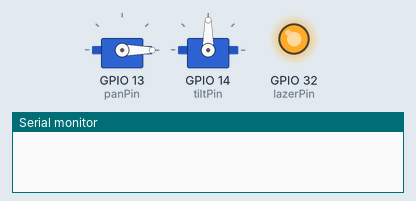
This sketch was run on a simulated ESP32. Parts: 2 × servo, output pins drawn as LEDs (lit = HIGH), the last lines printed to the serial monitor. WiFi joins after 1.5 s; servers stay silent unless stated.

Above: at 0.1 s.
At 0.6 s:
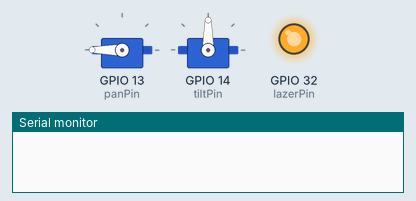
At 1.1 s:
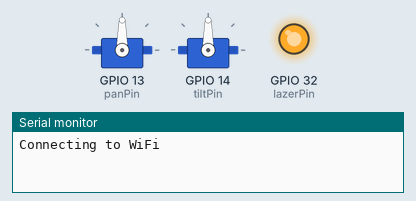
Timing chart, 0 to 2.6 s (numbered marks = the images above):
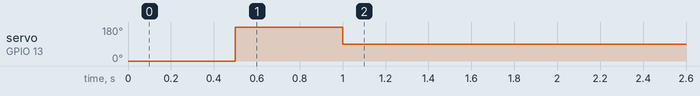

The sketch:

laser_turret.ino
```cpp
#include <WiFi.h>
#include <WiFiUdp.h>
#include <ESP32Servo.h>

// ==========================================
// ⚙️ WIFI SETTINGS
// ==========================================
const char* ssid = "YOUR_WIFI_SSID";       // Enter your WiFi name here
const char* password = "YOUR_WIFI_PASSWORD"; // Enter your WiFi password here

// ==========================================
// 🛠️ HARDWARE SETTINGS
// ==========================================
Servo panMotor;
Servo tiltMotor;

int panPin = 13;   // X-Axis (Left/Right)
int tiltPin = 14;  // Y-Axis (Up/Down)
int lazerPin = 32; // Laser Module Pin

WiFiUDP Udp;
unsigned int localPort = 4210;
char packetBuffer[255];

void setup() {
  Serial.begin(115200);

  // TURN ON THE LASER
  pinMode(lazerPin, OUTPUT);
  digitalWrite(lazerPin, HIGH);

  // Attach the servos
  panMotor.attach(panPin);
  tiltMotor.attach(tiltPin);

  // Startup Calibration Sequence (Test Movement)
  panMotor.write(0);
  tiltMotor.write(90);
  delay(500);
  panMotor.write(180);
  delay(500);
  panMotor.write(90); // Return to center

  // Connect to WiFi
  Serial.print("Connecting to WiFi");
  WiFi.begin(ssid, password);
  while (WiFi.status() != WL_CONNECTED) {
    delay(500);
    Serial.print(".");
  }

  Serial.println("\n✅ WiFi Connected!");
  Serial.print("ESP32 IP Address: ");
  Serial.println(WiFi.localIP());

  // Start UDP Server
  Udp.begin(localPort);
  Serial.println("🎧 UDP Server listening on port 4210...");
}

void loop() {
  int packetSize = Udp.parsePacket();
  if (packetSize) {
    int len = Udp.read(packetBuffer, 255);
    if (len > 0) packetBuffer[len] = 0;

    String incomingData = String(packetBuffer);
    int commaIndex = incomingData.indexOf(',');

    if (commaIndex > 0) {
      // Parse the incoming UDP packet (Format: "panAngle,tiltAngle")
      int panAngle = incomingData.substring(0, commaIndex).toInt();
      int tiltAngle = incomingData.substring(commaIndex + 1).toInt();

      // Hardware Constraints to prevent physical damage
      if(panAngle < 0) panAngle = 0;
      if(panAngle > 180) panAngle = 180;
      if(tiltAngle < 40) tiltAngle = 40;
      if(tiltAngle > 140) tiltAngle = 140;

      // Execute movement
      panMotor.write(panAngle);
      tiltMotor.write(tiltAngle);

      // Debug Output
      Serial.print("🎯 Target Locked -> Pan: ");
      Serial.print(panAngle);
      Serial.print(" | Tilt: ");
      Serial.println(tiltAngle);
    }
  }
}
```
